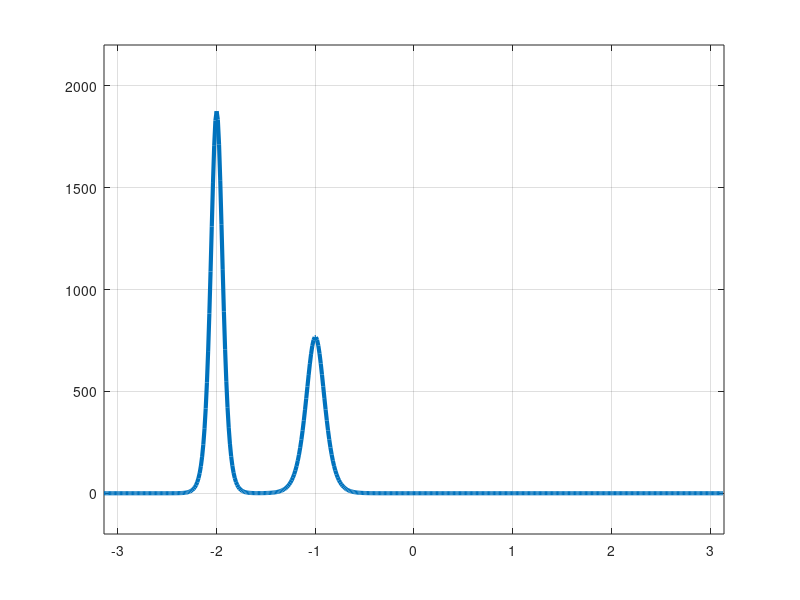

Reproduce this figure in MATLAB. (Note: this script raises an error after producing the figure.)
% u0 = @(x) x.*(1-x);
% N = 100;
% dx = 1/N;
% xVals = linspace(0,1,N+1);
% dt = 0.05*dx*dx*dx;
% T = 0.1;
% tVals= 0:dt:T;
% [~,tIters] = size(tVals);
% u = zeros(N+1,tIters);
% u(:,1) = u0(xVals);
% r = dt/(2*dx*dx*dx);
% tic;
% for n=1:(tIters-1)
%     u(1,n+1) = u(1,n) - r*(u(3,n)-2*u(2,n)+2*u(end,n)-u(end-1,n));
%     u(2,n+1) = u(2,n) - r*(u(4,n)-2*u(3,n)+2*u(1,n)-u(end,n));
%     u(end,n+1) = u(end,n) - r*(u(2,n)-2*u(1,n)+2*u(end-1,n)-u(end-2,n));
%     u(end-1,n+1) = u(end-1,n) - r*(u(1,n)-2*u(end,n)+2*u(end-2,n)-u(end-3,n));
%     u(3:(end-2),n+1) = u(3:(end-2),n) - r*(u(5:end,n)-2*u(4:(end-1),n)+2*u(2:(end-3),n)-u(1:(end-4),n));
% end
% toc;
% 
%     
% kdv.m - Solve KdV equation by Fourier spectral/ETDRK4 scheme
%         A.-K. Kassam and L. N. Trefethen 4/03
%
% This code solves the Korteweg-de Vries eq. u_t+uu_x+u_xxx=0
% with periodic BCs on [-pi,pi] and initial condition given by
% a pair of solitons.  The curve evolves up to t=0.005 and at
% the end u(x=0) is printed to 6-digit accuracy.  Changing N
% to 384 and h to 2.5e-7 improves this to 10 digits but takes
% four times longer.
    clear
    clc
    % Set up grid and two-soliton initial data:
    N = 512; 
    x = (2*pi/N)*(-N/2:N/2-1)';
    A = 25; B = 16;
    u = 3*A^2*sech(.5*(A*(x+2))).^2+3*B^2*sech(.5*(B*(x+1))).^2;
    p = plot(x,u,'linewidth',3);
    axis([-pi pi -200 2200]), grid on
% Precompute ETDRK4 scalar quantities (Kassam-Trefethen):
  h = 1e-6;                               % time step
    k = [0:N/2-1 0 -N/2+1:-1]';             % wave numbers
    L = 1i*k.^3;                            % Fourier multipliers
    E = exp(h*L); E2 = exp(h*L/2);
    M = 64;                                 % no. pts for complex means
    r = exp(2i*pi*((1:M)-0.5)/M);           % roots of unity
    LR = h*L(:,ones(M,1))+r(ones(N,1),:);
    Q  = h*mean(                  (exp(LR/2)-1)./LR   ,2);
    f1 = h*mean((-4-LR+exp(LR).*(4-3*LR+LR.^2))./LR.^3,2);
    f2 = h*mean(    (4+2*LR+exp(LR).*(-4+2*LR))./LR.^3,2);
    f3 = h*mean((-4-3*LR-LR.^2+exp(LR).*(4-LR))./LR.^3,2);
    g = -.5i*k;
% Time-stepping by ETDRK4 formula (Cox-Matthews):
    set(gcf,'doublebuffer','on')
    disp('press <return> to begin'), pause  % wait for user input
    t = 0; step = 0; v = fft(u);
    while t+h/2 < 0.006
      step = step+1;
      t = t+h;
      Nv = g.*fft(real(ifft(v)).^2);
      a = E2.*v+Q.*Nv;        Na = g.*fft(real(ifft(a)).^2);
      b = E2.*v+Q.*Na;        Nb = g.*fft(real(ifft(b)).^2);
      c = E2.*a+Q.*(2*Nb-Nv); Nc = g.*fft(real(ifft(c)).^2);
      v = E.*v+(Nv.*f1+(Na+Nb).*f2+Nc.*f3);
      if mod(step,25)==0
        u = real(ifft(v)); set(p,'ydata',u)
        title(sprintf('t = %7.5f',t),'fontsize',18), drawnow
      end
    end
    text(-2.4,900,sprintf('u(0) = %11.7f',u(N/2+1)),...
                 'fontsize',18,'color','r')